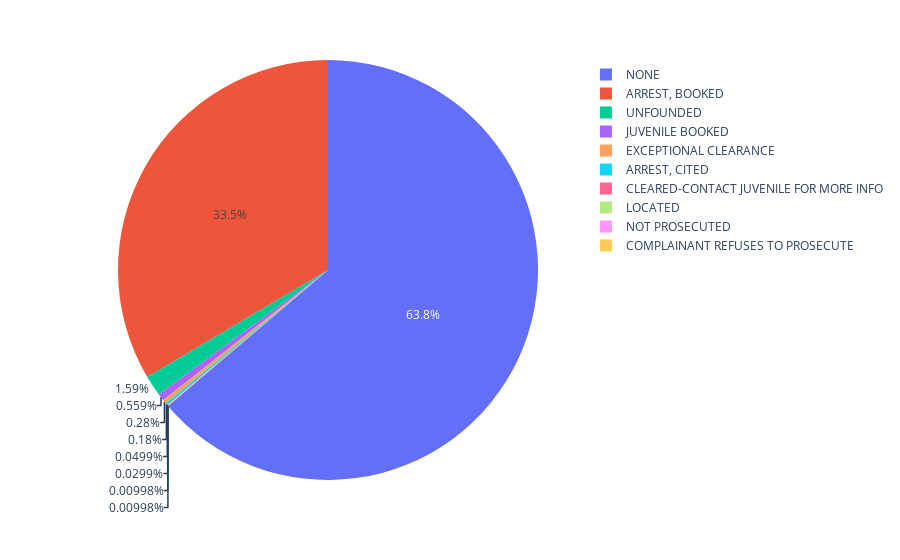

This figure's notebook cell:
### Code cell
Resolution_top_10 = Resolution_count.head(10)
px.pie(Resolution_top_10,'Resolution','Case count')

### Figure 1 — Plotly figure (JSON) as saved in the notebook; plotly's stock layout.template omitted (floating-point values rounded to 4 significant figures)
{"data": [{"domain": {"x": [0, 1], "y": [0, 1]}, "hovertemplate": "Resolution=%{label}<br>Case count=%{value}<extra></extra>", "labels": ["NONE", "ARREST, BOOKED", "UNFOUNDED", "JUVENILE BOOKED", "EXCEPTIONAL CLEARANCE", "ARREST, CITED", "CLEARED-CONTACT JUVENILE FOR MORE INFO", "LOCATED", "NOT PROSECUTED", "COMPLAINANT REFUSES TO PROSECUTE"], "legendgroup": "", "name": "", "showlegend": true, "type": "pie", "values": [6390, 3356, 159, 56, 28, 18, 5, 3, 1, 1]}], "layout": {"legend": {"tracegroupgap": 0}, "margin": {"t": 60}}}
